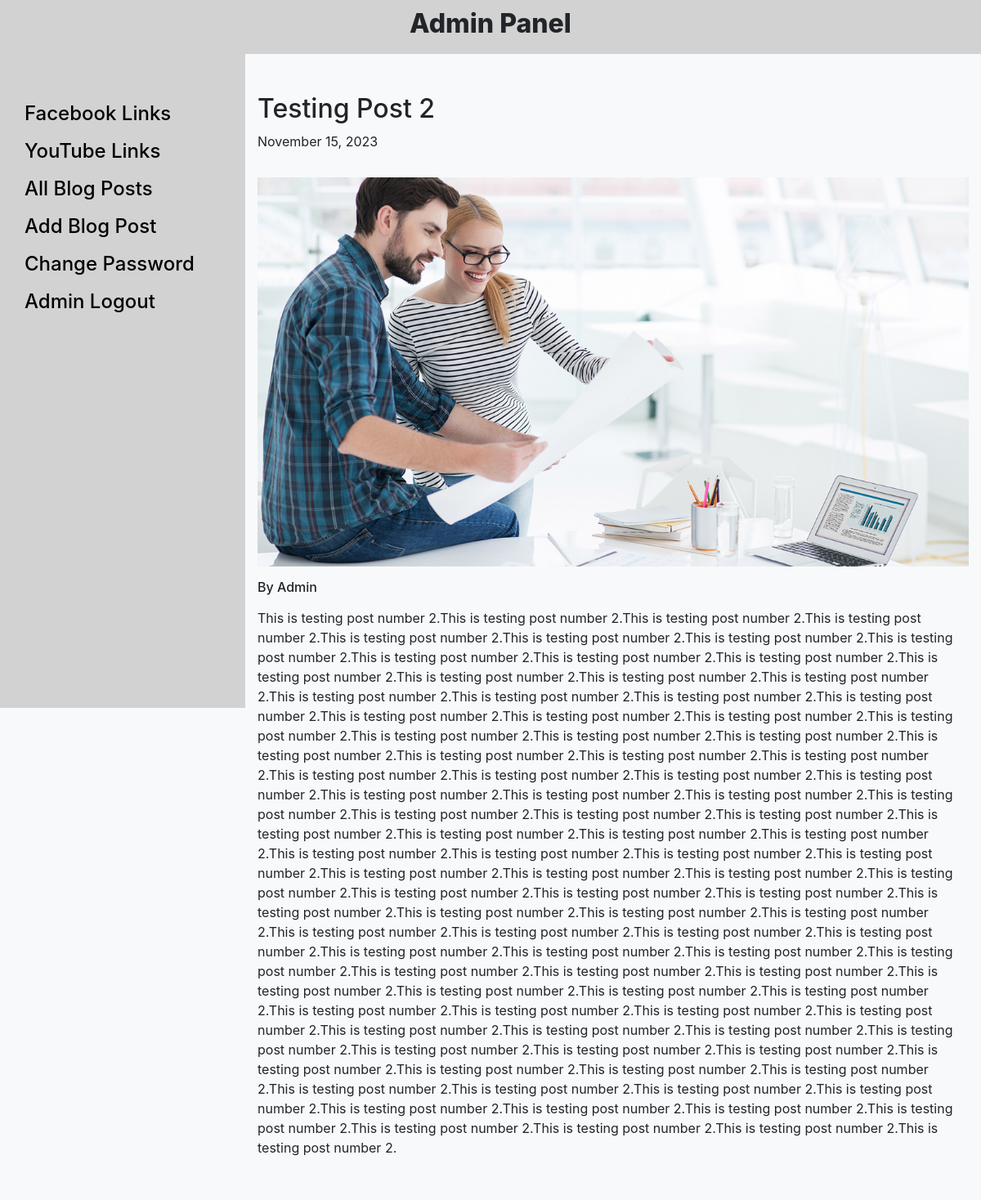
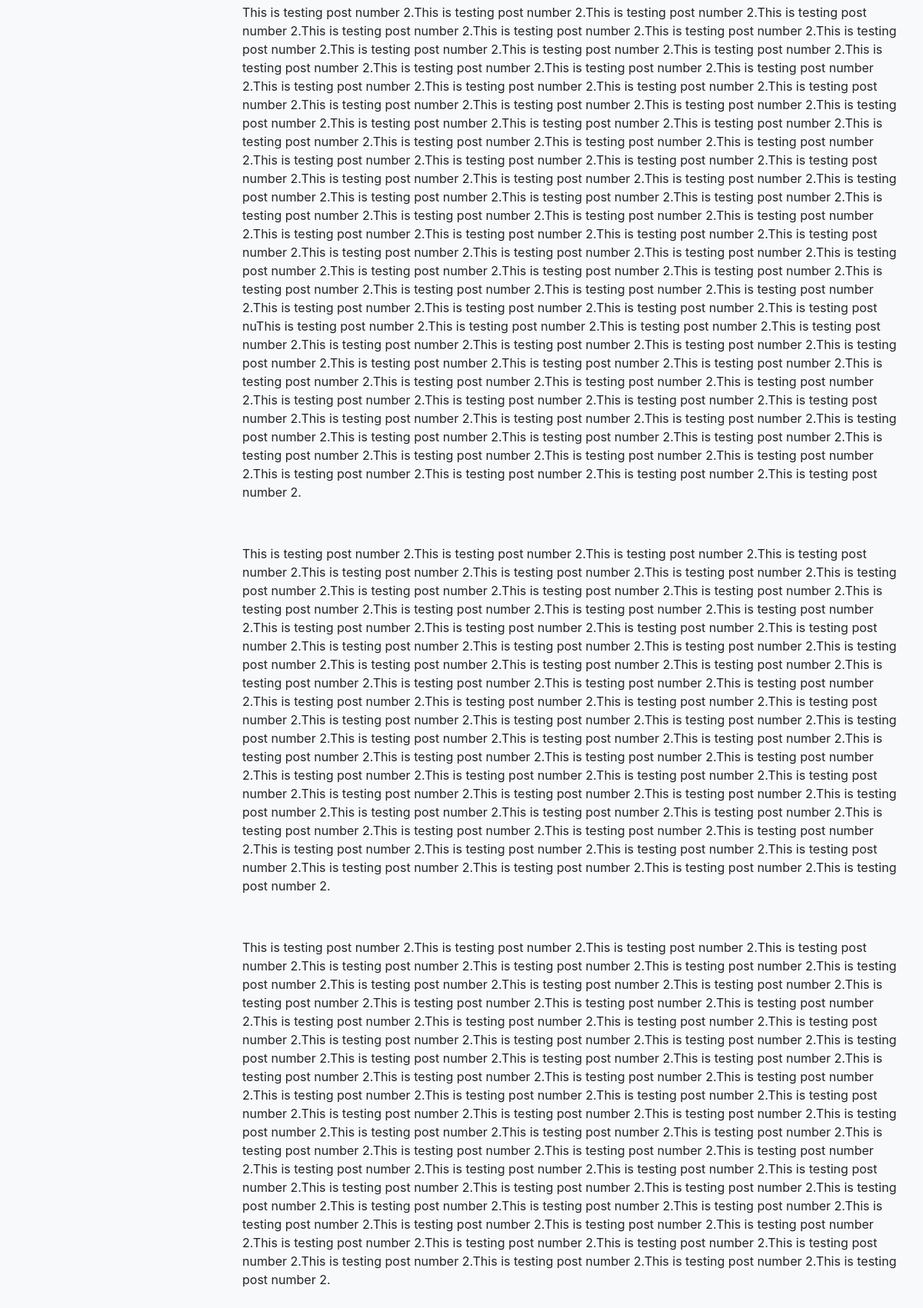
Screenshot of /admin/admin_panel.php?view_post=2 (signed in) with the database file from the repository (2 pictures, top to bottom).
### tables this page shows
CREATE TABLE `posts` (
  `post_id` int(255) NOT NULL,
  `post_category` varchar(3000) NOT NULL,
  `post_title` varchar(1000) NOT NULL,
  `post_image` varchar(1000) NOT NULL,
  `post_description` longtext NOT NULL,
  `date` varchar(1000) NOT NULL,
  `author` varchar(1000) NOT NULL
);

### admin/view_post.php (the view, shortened to what this page needs)
<?php
include("connection.php");
?>
<!DOCTYPE html PUBLIC "-//W3C//DTD XHTML 1.0 Transitional//EN" "http://www.w3.org/TR/xhtml1/DTD/xhtml1-transitional.dtd">
<html xmlns="http://www.w3.org/1999/xhtml">
<head>
  <link rel="stylesheet" href="css/bootstrap.min.css" />
</head>
<body>
<?php
if (isset($_GET['view_post']))
{
      $p_id = $_GET['view_post'];
      global $con;
      $get_products = "select * from posts where post_id = '$p_id' ";
      $run_products = mysqli_query($con,$get_products);
      while ($row_products = mysqli_fetch_array($run_products))
      {
      $post_title = $row_products['post_title'];
      $date = $row_products['date'];
      $post_image = $row_products['post_image'];
      $post_description = $row_products['post_description'];
      $author = $row_products['author'];
?>
<div class="container mt-5">
  <div class="row">
      <div class="col-sm-12 ">
          <h2><?php echo $post_title; ?></h2>
          <p><?php echo $date; ?></p>
          <?php echo "<img src='images/$post_image' class='mt-3 mb-3 img-fluid' width='100%'>";  ?>
          <h6>By <?php echo $author; ?> </h6>
          <p><?php echo $post_description;  }}?></p>
</div>
</div>
</div>
</body>
</html>

### rows the page displays
posts: post_title "Testing Post 2", date "November 15, 2023", post_image (picture), author "Admin", post_description "This is testing post number 2.This is testing post number 2.This is testing post number 2.This is testing post number 2.This is testing post number 2.This is testing post number 2.This is testing post number 2.This is testing post number 2.This is testing post number 2.This is testing post number 2.This is testing post number 2.This is testing post number 2.This is testing post number 2.This is testing post number 2.This is testing post number 2.This is testing post number 2.This is testing post number 2.This is testing post number 2.This is testing post number 2.This is testing post number 2.This is testing post number 2.This is testing post number 2.This is testing post number 2.This is…"
